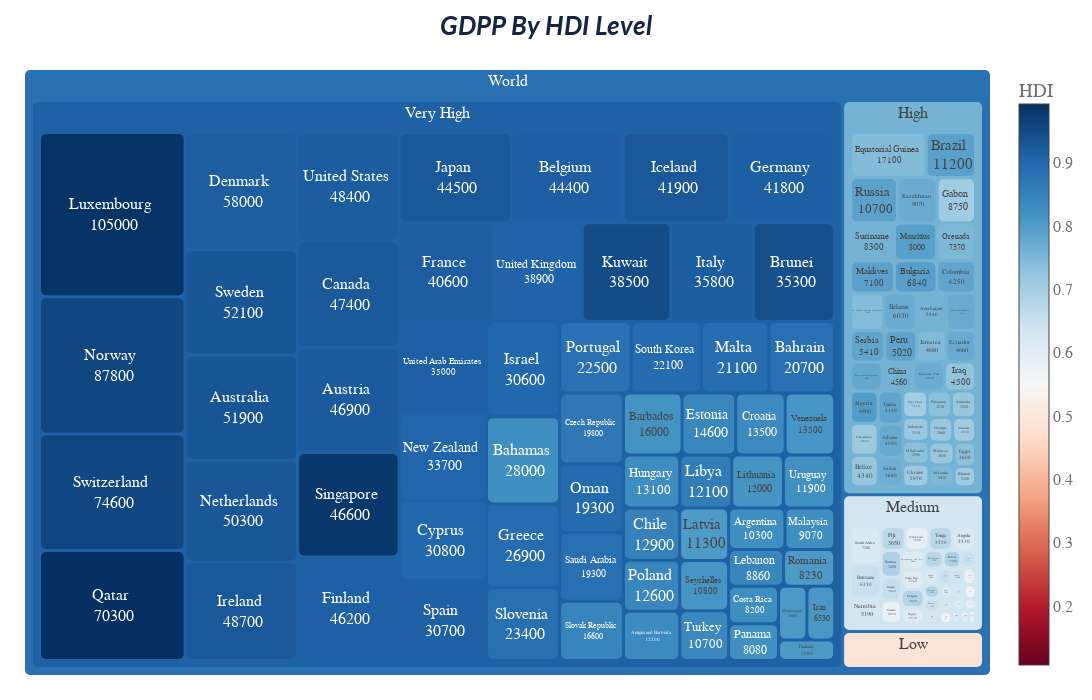

Source (notebook cell):
### Markdown cell above
* The barplots above demonstrate that grouping countries by development category offers a more insightful perspective than examining each country separately. Grouping the dataset by development level makes Treemaps a handy visualization tool. Thus, to explore attributes not included in the HDI, I'll use Treemaps for the following visualization. Additionally, since Treemaps won't accept negative values, barplots would be used to visualize `inflation` and `trade_balance`.

### Code cell
# Use treemap to visualize the HDI level with other attributes
fig = px.treemap(
    df, 
    path=[px.Constant("World"), 'level', 'country'], 
    values='gdpp', 
    color='HDI', 
    color_continuous_scale='RdBu',
    color_continuous_midpoint=.55, # Use Low HDI level as midpoint
    title=format_title("GDPP By HDI Level"),
    template=custom_template,
    )

fig.update_traces(
    textinfo="label",
    textposition="middle center",
    hovertemplate='Country=%{label}<br>GDPP=%{value}<extra></extra>',
    texttemplate='%{label: labels } <br> %{value: 0.2s}',
    marker=dict(cornerradius=5) # Rounded corner
)

fig.update_layout(height=700, width=1500, margin=dict(t=70, l=25, r=25, b=25),)
fig.update_layout(paper_bgcolor="rgba(0,0,0,0)", plot_bgcolor="rgba(0,0,0,0)")
fig.write_image(f"{pic_path}/Treemap - GDPP By HDI Level.png", scale=3, width=1500, height=720, )
fig.write_html(f"{pic_path}/inter - Treemap - GDPP By HDI Level.html", )
fig.show()

### Figure 1 — Plotly figure (JSON) as saved in the notebook; plotly's stock layout.template omitted (floating-point values rounded to 4 significant figures; data arrays with more than 128 entries replaced by an {"elided": "..."} marker saying what was removed)
{"data": [{"branchvalues": "total", "customdata": {"elided": "172x1 float values"}, "domain": {"x": [0, 1], "y": [0, 1]}, "hovertemplate": "Country=%{label}<br>GDPP=%{value}<extra></extra>", "ids": {"elided": "172 str values"}, "labels": {"elided": "172 str values"}, "marker": {"coloraxis": "coloraxis", "colors": {"elided": "172 float values"}, "cornerradius": 5}, "name": "", "parents": {"elided": "172 str values"}, "textinfo": "label", "textposition": "middle center", "texttemplate": "%{label: labels } <br> %{value: 0.2s}", "type": "treemap", "values": {"elided": "172 float values"}}], "layout": {"coloraxis": {"cmid": 0.55, "colorbar": {"title": {"text": "HDI"}}, "colorscale": [[0, "rgb(103,0,31)"], [0.1, "rgb(178,24,43)"], [0.2, "rgb(214,96,77)"], [0.3, "rgb(244,165,130)"], [0.4, "rgb(253,219,199)"], [0.5, "rgb(247,247,247)"], [0.6, "rgb(209,229,240)"], [0.7, "rgb(146,197,222)"], [0.8, "rgb(67,147,195)"], [0.9, "rgb(33,102,172)"], [1, "rgb(5,48,97)"]]}, "height": 700, "legend": {"tracegroupgap": 0}, "margin": {"b": 25, "l": 25, "r": 25, "t": 70}, "paper_bgcolor": "rgba(0,0,0,0)", "plot_bgcolor": "rgba(0,0,0,0)", "title": {"text": "<i><b>GDPP By HDI Level</b></i>"}, "width": 1500}}
